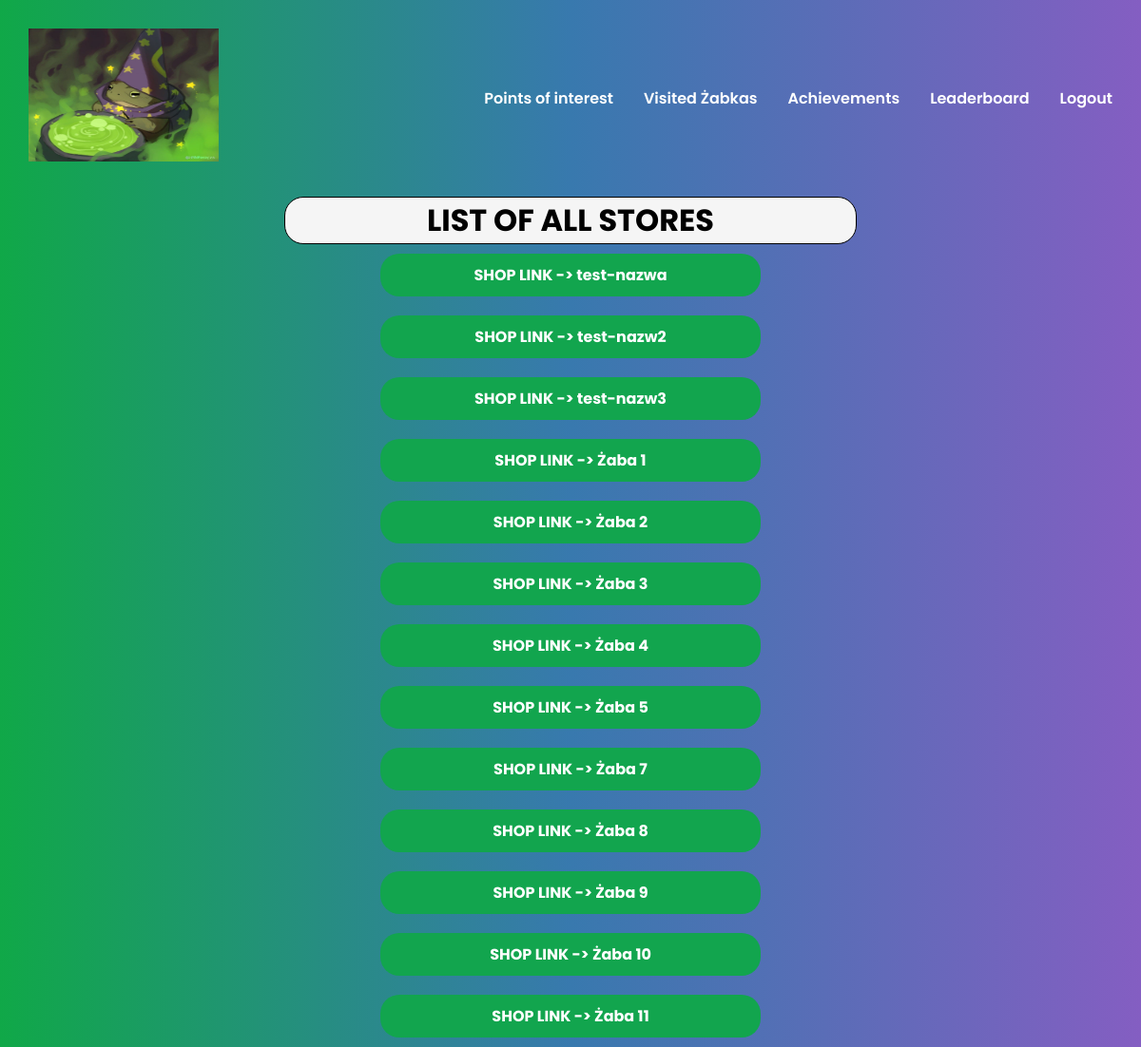
The page /stores/ (signed in) on the database as committed earlier.
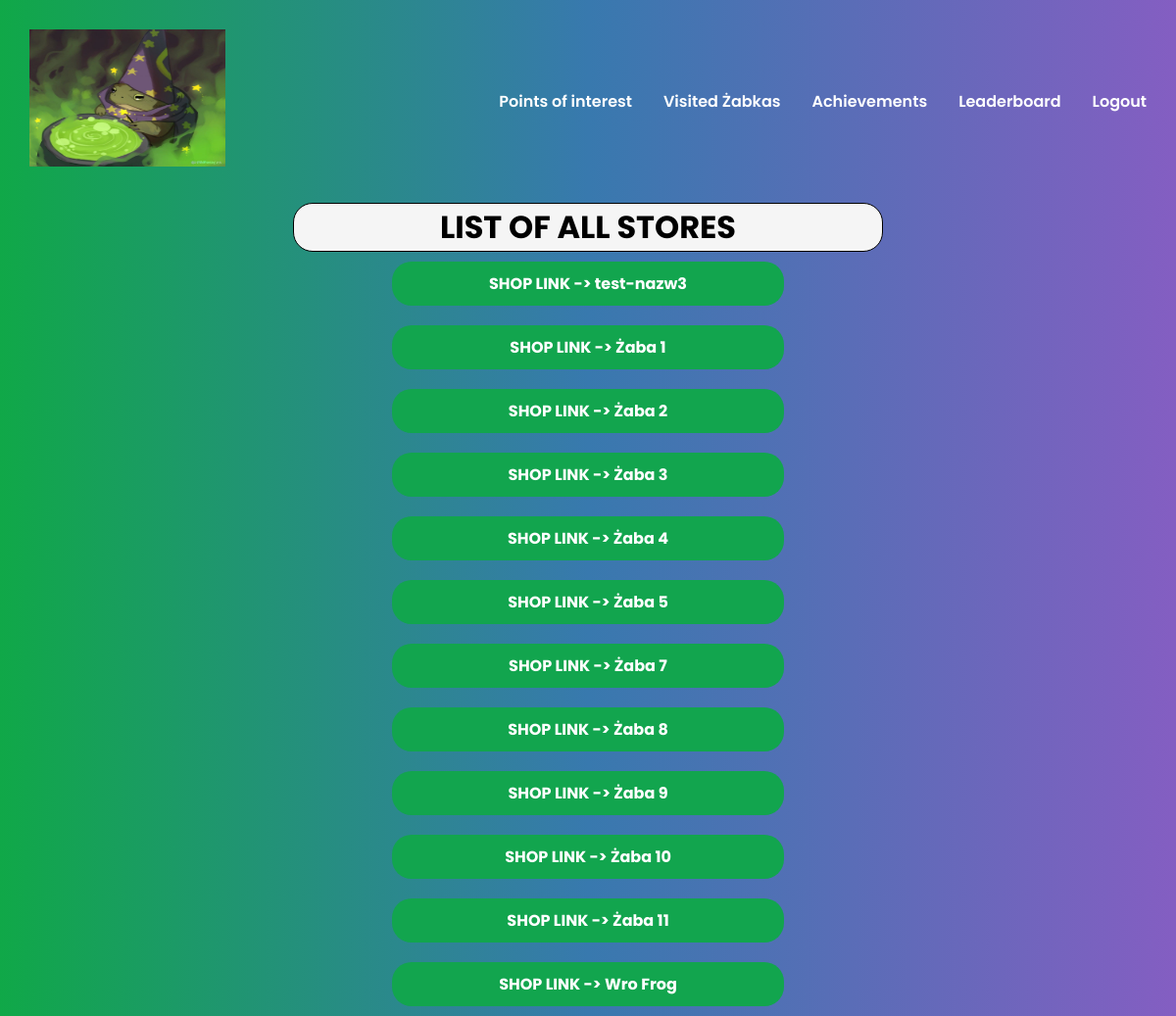
The same page on the database as committed later.
### get_all_frogs/models.py (models this page shows)
class Zabka(models.Model):
    localization = models.CharField(max_length=200, blank=False, null=True)
    token = models.CharField(max_length=10, blank=False, null=True, default=generate_token)
    name = models.CharField(max_length=10, blank=False, null=True)
    created_at = models.DateTimeField(auto_now_add=True)

### forum/views.py (the view)
# urls.py: path('stores/', store_list, name='store-list'),
def store_list(request):
    if request.user.is_authenticated:
        stores = Zabka.objects.all()
        return render(request, 'store_list.html', {'stores': stores})
    return render(request, 'pages/home.html')

### forum/templates/store_list.html (shortened to what this page needs)
{% extends 'index.html' %}
{% block content %}
<center>
<h1 class="header">LIST OF ALL STORES</h1>
{% for store in stores %}
<div class="store-list">
    <p><li><a href="{% url 'store-detail' store.id %}">SHOP LINK -> {{ store.name }}</a></li></p>
</div>
{% endfor %}
</center>
{% endblock %}

Rows that differ between the two databases and show on the page:
removed Zabka: name "test-nazwa"
removed Zabka: name "test-nazw2"
added Zabka: name "Wro Frog"
